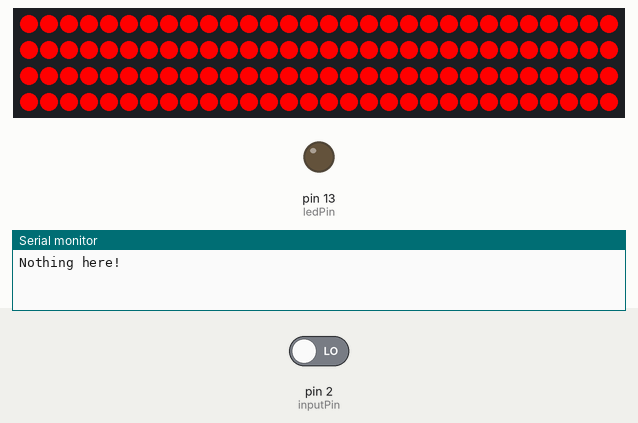
Recording of a sketch running on a simulated Arduino Uno, built with avr-gcc and run on an emulated ATmega328P. On the bench: 120 RGB LEDs in strip order, left to right, continuing on the next row, output pins drawn as LEDs (lit = HIGH), the last lines printed to the serial monitor. Inputs (shaded band) come from the test bench; at power-on: pin 2 (inputPin) LOW.

Above: at 6.1 s.
6.2 s: pin 2 (inputPin) driven HIGH
At 12.8 s:
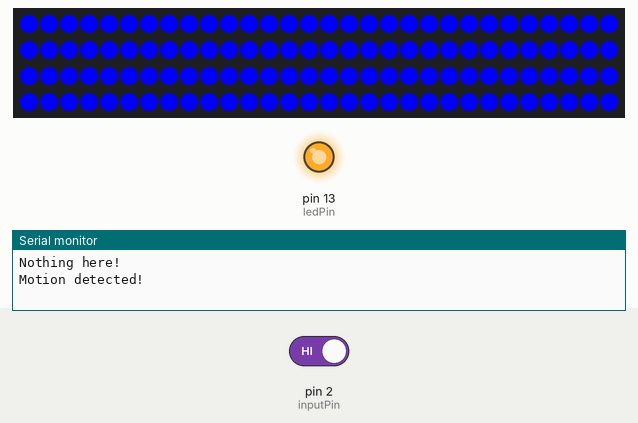
14.0 s: pin 2 (inputPin) driven LOW
At 16.5 s:
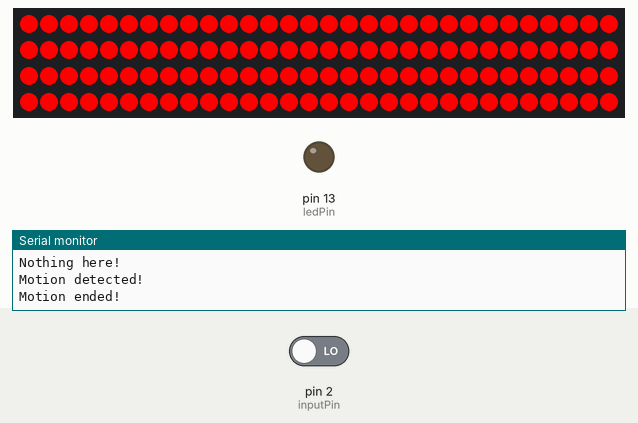
17.0 s: pin 2 (inputPin) driven HIGH
At 21.2 s:
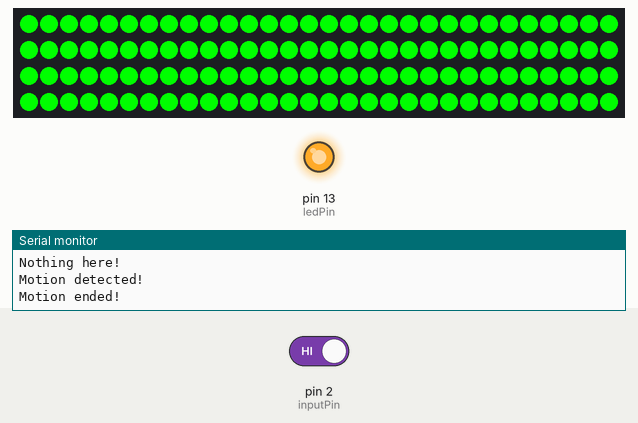
Timing chart, 0 to 22.7 s (numbered marks = the images above; inputs shaded):
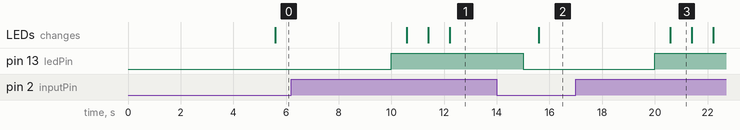

Measured:
- after the input at 6.2 s, pin 13 (ledPin): LOW → HIGH after 3.8 s; the LEDs: first change after 4.4 s (image 1 shows a later state)
- after the input at 14.0 s, pin 13 (ledPin): HIGH → LOW after 1.0 s; the LEDs: change after 1.6 s (image 2)
- after the input at 17.0 s, pin 13 (ledPin): LOW → HIGH after 3.0 s; the LEDs: change after 3.6 s (image 3)
- what the display in image 3 shows lasts 0.8 s, from 20.6 s to 21.4 s

The sketch:

motion_sensor.ino
```cpp
//Created by Maria Paula Saba and Maxwell Dayvson da Silva
#include <Adafruit_NeoPixel.h>

#define PIN 6


int ledPin = 13;                // choose the pin for the LED
int inputPin = 2;               // choose the input pin (for PIR sensor)
int pirState = LOW;             // we start, assuming no motion detected
int val = 0;                    // variable for reading the pin status


Adafruit_NeoPixel strip = Adafruit_NeoPixel(120, PIN, NEO_GRB + NEO_KHZ800);


void setup() {
  pinMode(ledPin, OUTPUT);      // declare LED as output
  pinMode(inputPin, INPUT);     // declare sensor as input

  Serial.begin(9600);

    strip.begin();
  strip.show(); // Initialize all pixels to 'off'
}

void loop(){


  if(millis()%5000 == 0){
    val = digitalRead(inputPin);  // read input value
    if (val == HIGH) {            // check if the input is HIGH
      digitalWrite(ledPin, HIGH);  // turn LED ON
        colorWipe(strip.Color(0, 255, 0), 1000); // Red
        colorWipe(strip.Color(255, 0, 255), 1000); // Red
        colorWipe(strip.Color(0, 0, 255), 1000); // Red

      if (pirState == LOW) {
        // we have just turned on
        Serial.println("Motion detected!");
        // We only want to print on the output change, not state
        pirState = HIGH;
      }
      else{
        Serial.println("Still detecting!");
      }
    }
    else {
      digitalWrite(ledPin, LOW); // turn LED OFF
        colorWipe(strip.Color(255, 0, 0), 0); // Yellow

      if (pirState == HIGH){
        // we have just turned of
        Serial.println("Motion ended!");
        // We only want to print on the output change, not state
        pirState = LOW;
      }
      else{
        Serial.println("Nothing here!");

      }
    }
  }
}

void colorWipe(uint32_t c, uint8_t wait) {
  for(uint16_t i=0; i<strip.numPixels(); i++) {
      strip.setPixelColor(i, c);
      strip.show();
  }
       delay(wait);

}
```
